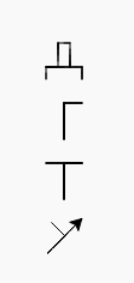

This figure's Python source:
import turtle

turtle.left(90)
turtle.forward(10)
turtle.right(90)
turtle.forward(30)
turtle.right(90)
turtle.forward(10)
turtle.right(180)
turtle.forward(10)
turtle.left(90)
turtle.forward(10)
turtle.right(90)
turtle.forward(20)
turtle.left(90)
turtle.forward(10)
turtle.left(90)
turtle.forward(20)

turtle.penup()
turtle.left(90)
turtle.forward(5)
turtle.right(90)
turtle.forward(30)
turtle.pendown()

turtle.forward(30)
turtle.right(180)
turtle.forward(30)
turtle.right(90)
turtle.forward(15)
turtle.right(180)
turtle.forward(15)
turtle.left(90)

turtle.penup()
turtle.forward(50)
turtle.pendown()

turtle.forward(30)
turtle.right(180)
turtle.forward(30)
turtle.right(90)
turtle.forward(15)
turtle.right(180)
turtle.forward(30)
turtle.right(180)
turtle.forward(15)
turtle.right(90)

turtle.penup()
turtle.forward(50)
turtle.right(90)
turtle.forward(10)
turtle.left(90)
turtle.pendown()

turtle.left(45)
turtle.forward(15)
turtle.right(90)
turtle.forward(20)
turtle.right(180)
turtle.forward(40) 
